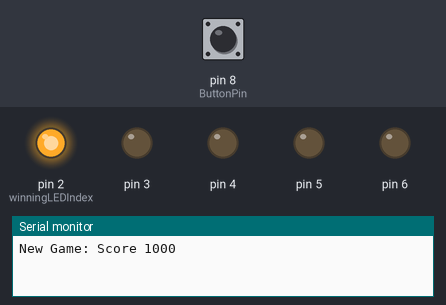
This sketch was run on a simulated Arduino Uno, built with avr-gcc and run on an emulated ATmega328P. Parts: output pins drawn as LEDs (lit = HIGH), the last lines printed to the serial monitor. Dashed ring = blinking. The inputs (shaded band) are chosen by the test bench; at power-on: pin 8 (ButtonPin) LOW.

Above: at 1.2 s.
1.3 s: pin 8 (ButtonPin) pulled HIGH for 0.15 s
At 1.4 s:
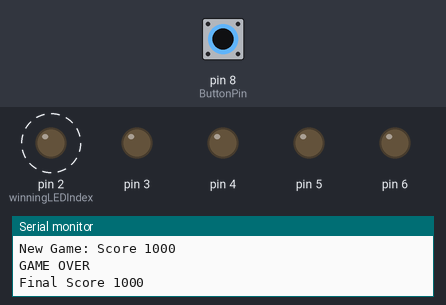
4.4 s: pin 8 (ButtonPin) pulsed HIGH 2 times (0.12 s each, 0.3 s apart)
At 6.1 s:
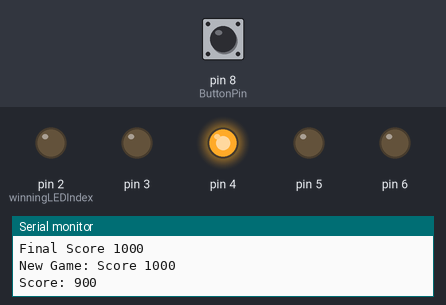
Timing chart, 0 to 14.0 s (numbered marks = the images above; inputs shaded):
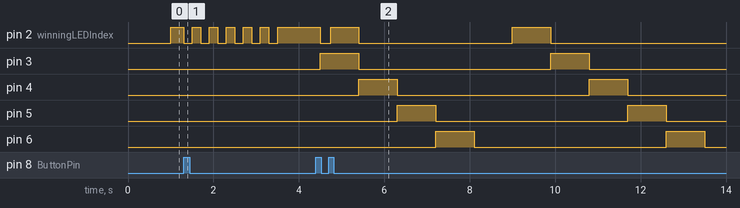

The sketch:

stopItGame.ino
```cpp
const int LEDPins[5] {2, 3, 4, 5, 6};
int currentLEDIndex {0};
const int winningLEDIndex {2};
const int ButtonPin {8};
int prevButtonState {LOW};
int ledOnDuration {300};
long timeLEDLastMoved = {0};

void setup()
{
  for (int i = 0; i < 5; i++)
  {
    pinMode(LEDPins[i], OUTPUT);
  }
  pinMode(ButtonPin, INPUT);

  Serial.begin(9600);
  newGame();
}

void loop() {

  if(millis() - timeLEDLastMoved >= ledOnDuration)
  {
    timeLEDLastMoved = millis();
    currentLEDIndex++;
    currentLEDIndex = currentLEDIndex % 6;
    turnOnLEDAtIndex(currentLEDIndex);
  }

  if(digitalRead(ButtonPin) == HIGH && prevButtonState == LOW)
  {
    if(currentLEDIndex == winningLEDIndex)
    {
      digitalWrite(winningLEDIndex, LOW);
      delay(50);
      digitalWrite(winningLEDIndex, HIGH);

      ledOnDuration *= 0.9;

      Serial.print("Score: ");
      Serial.println(ledOnDuration);

    }
    else //Game over
    {
      Serial.println("GAME OVER");
      Serial.print("Final Score ");
      Serial.println(ledOnDuration);

      //Blink the Led that the player stopped on.
      for (int x = 0; x <= 10; x++)
      {
        if(digitalRead(currentLEDIndex + 1) == LOW)
        {
          digitalWrite(currentLEDIndex + 1, HIGH);
        }
        else
        {
          digitalWrite(currentLEDIndex + 1, LOW);
        }
        delay(200);
      }
      newGame();
    }
  }
  prevButtonState = digitalRead(ButtonPin);
} // End of our Main Loop //

void turnOnLEDAtIndex(int currentLEDIndex)
{
  for (int i = 0; i < 5; i++)
  {
    digitalWrite(LEDPins[i], LOW);
  }
  digitalWrite(currentLEDIndex + 1, HIGH);
}

void newGame()
{
  currentLEDIndex = 0;
  ledOnDuration = 1000;
  Serial.println("New Game: Score 1000");
}
```

Measured:
- after the input at 1.3 s, pin 3: stays LOW (without the input it goes to HIGH after 0.70 s); pin 4: stays LOW (without the input it goes to HIGH after 1.7 s); pin 5: stays LOW (without the input it goes to HIGH after 2.7 s)
- by itself, pin 6: alternates HIGH for 0.90 s and LOW for 4.5 s
